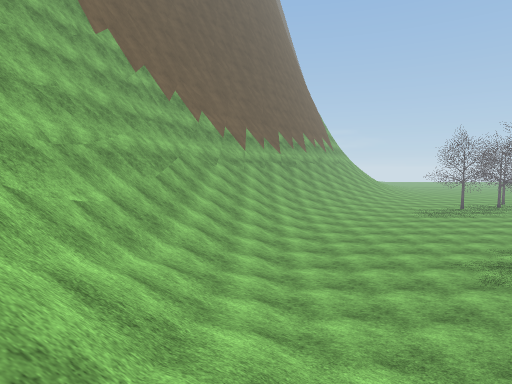
[1] (above)

12 first-person views from a walk through a Unity game level. The camera is 1.3 m above the floor, tilts 4° down and sees 75° across. The floor is counted in squares, 2 m on a side. Each view is taken from the middle of a square. On the plan, view 1 faces up. The plan holds only what a view shows up to about 10 squares ahead; the rest is blank. The place goes on beyond the plan. The player is left out. Some animated figures are not drawn. Some surface patterns are stand-ins.

[2]
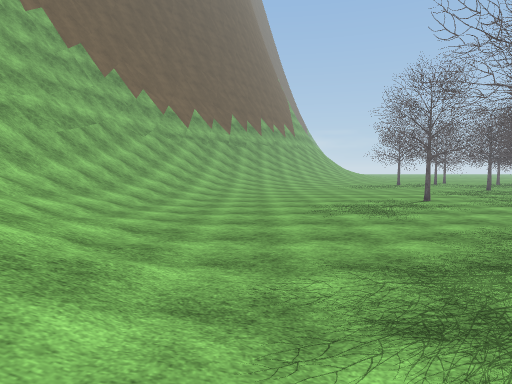

[3]
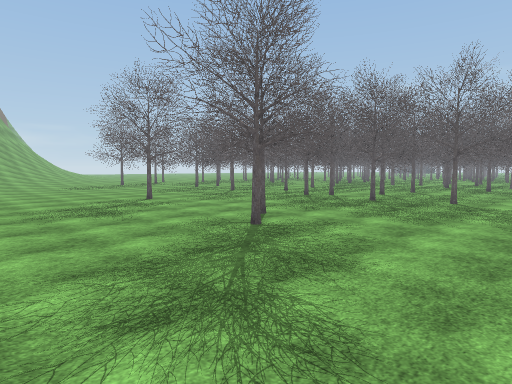

[4]
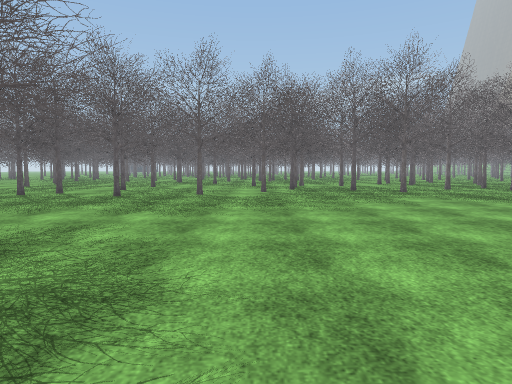

[5]
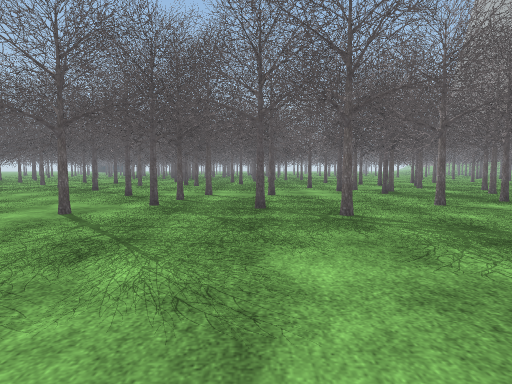

[6]
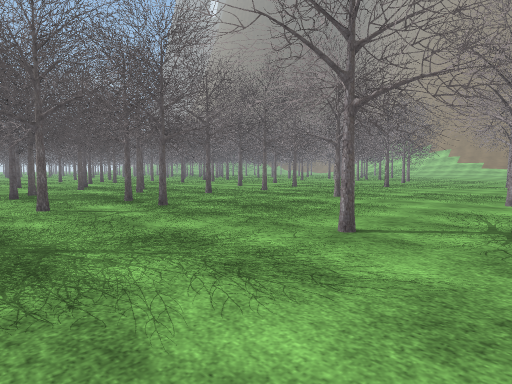

[7]
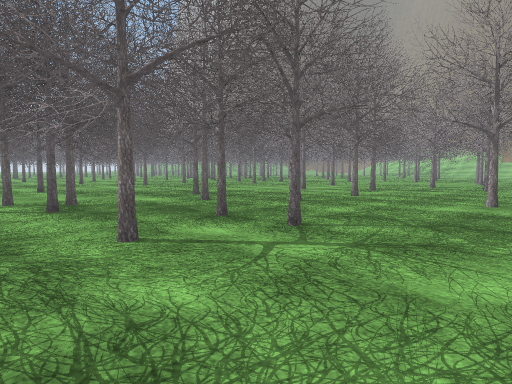

[8]
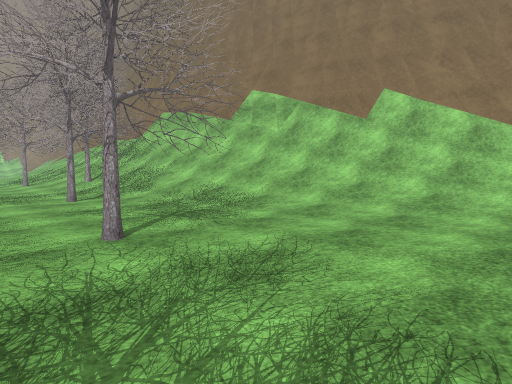

[9]
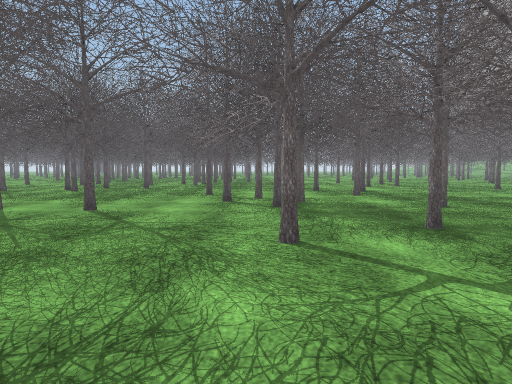

[10]
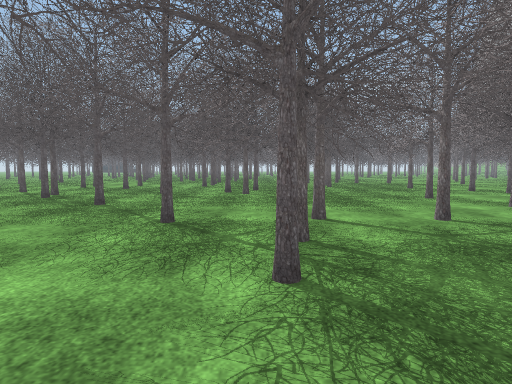

[11]
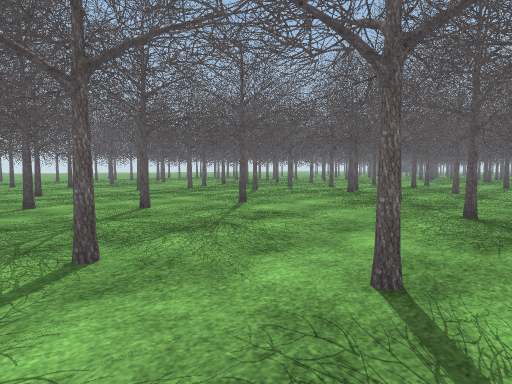

[12]
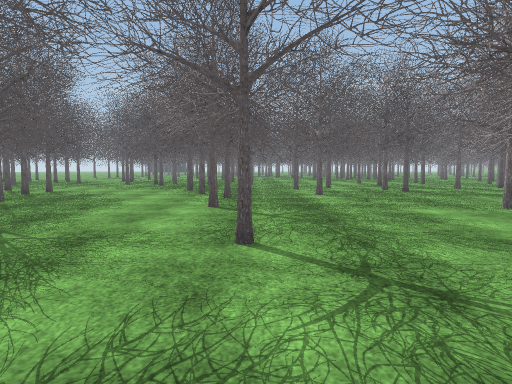

### Floor plan
Key: @ floor where view 1 was taken; # wall or solid block; . main floor; : floor 0.25 m higher than the main floor; / step, stairs or slope; = window, fence, low wall or low ledge; O other object.
Columns run from 4 left of view 1 to 24 right of it. Each row starts with its distance up from view 1.
 16                           O
 15                          OO
 14                      OO.OOO
 13                       OOO
 12                     OOO OO
 11                   .O.O O O
 10  #/////.....     ....O OOO
  9 ##////......O..OO.O..OOO#
  8 ##////.....OOO....OOOOO O
  7 #////:........  O O O OOOO
  6 #////:......... OOOO   OOOOO
  5 #/////.....OO....OOOOO OOOO
  4 ##////......O...OOOOOO..OOOO
  3  #////:...OOOO.OOOOO O OOOO
  2    ////....OO...OO..  OOOOO
  1    /////.......OOOO  OOOOOOO
  0     @ //.........OOOOOO  OOOO
 -1        //.........OOOOO  OOO
 -2           .........OOOO  O O
 -3            ......OOOO#O  .OO
 -4              ...OOOOOOOOOO
 -5             .....OOO. OOOO
 -6       #/////.......OOOOOO.OO
 -7       #=////...O..OOOOOOO OOO
 -8       ##/////OOO..OOOO OOOOOO
 -9        #=////.OO.OO OOOOO.O
-10        ##////.......OOOO..O
-11         #////...OOO.....O..
-12         ##///OO..O.OOO.....
-13           ///OO..O..O..O .OOO
-14            ///.....OOOOO    O
-15            OOO....OOOO

Positions as (right, up) in squares from view 1, and headings:
1: (0, 0), facing up
2: (3, -1), facing up
3: (3, -1), facing up-right
4: (4, 0), facing right
5: (9, -3), facing right
6: (9, -5), facing down-right
7: (12, -5), facing down-right
8: (12, -5), facing down-left
9: (12, -6), facing right
10: (13, -1), facing right
11: (12, -1), facing up-right
12: (11, 8), facing right
